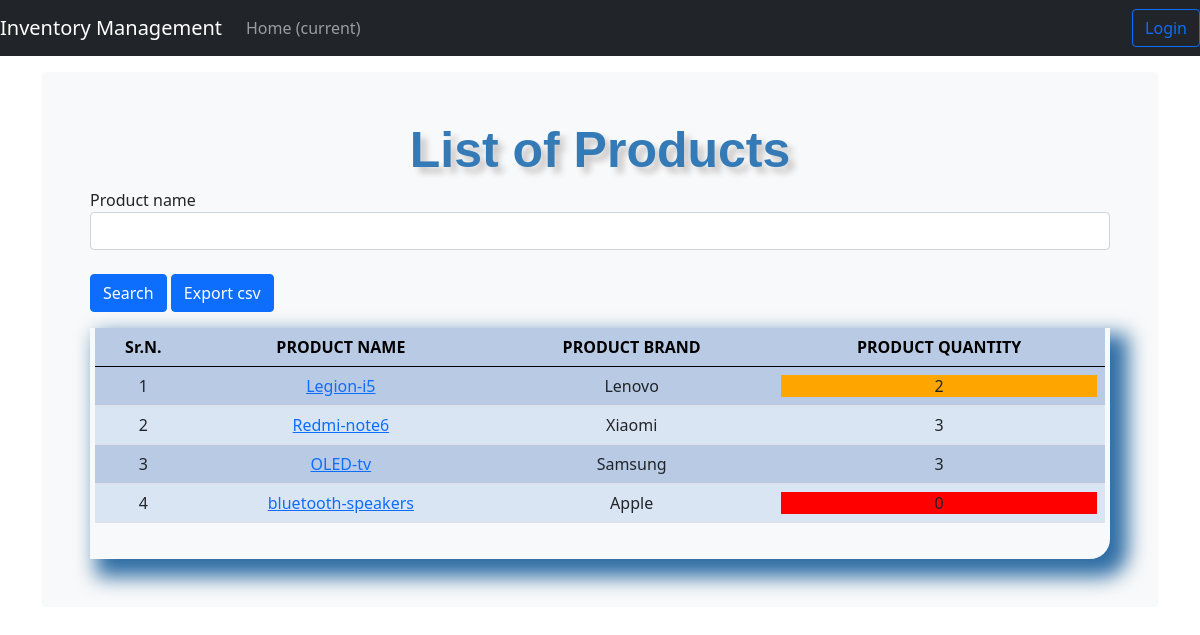
The app's page /sell_products/ with its own data.
### inventory/models.py (models this page shows, shortened)
class Products(models.Model):
	product_name = models.CharField(max_length=50, blank=True, null=True)
	product_brand = models.CharField(max_length=50, blank=True, null=True)
	product_category = models.ForeignKey(Category, on_delete=models.CASCADE, blank=True)
	product_quantity = models.IntegerField(default='0', blank=True, null=True)
	product_reorder = models.IntegerField(default='0', blank=True, null=True)

### inventory/views.py (the view)
# urls.py: path('sell_products/', views.sell_products, name='sell_products'),
def sell_products(request):
	product_counts = []
	title = 'List of Products'
	products = Products.objects.all()
	filt = SearchProduct(request.GET, queryset=products)
	form = SearchProductsForm(request.GET or None)
	for i in range(len(products)):
		product_counts.append((products[i].product_name,Product_items_details.objects.filter(product_item_name=products[i], product_sold=False).count()))
	for i in range(len(product_counts)):
		product_details = Products.objects.get(product_name=product_counts[i][0])
		product_details.product_quantity = product_counts[i][1]
		product_details.save()
	context = {
		'title': title,
		'products': products,
		'filter': filt,
		'form': form,
		'product_counts': product_counts,
	}
	return render(request, 'sell_products.html', context)

### inventory/forms.py
class SearchProductsForm(forms.ModelForm):
	class Meta:
		model = Products
		fields = ['product_name']

### inventory/templates/sell_products.html (shortened to what this page needs)
{% load static %}
{% include 'navbar.html' %}
{% load crispy_forms_tags %}
<!doctype html>
<html lang="en">
  <head>
<link href="/docs/5.0/dist/css/bootstrap.min.css" rel="stylesheet">
<link rel="stylesheet" type="text/css" href="{% static 'css/stylesheet.css' %}">
<link rel="stylesheet" type="text/css" href="{% static 'css/bootstrap.min.css' %}">
    <link href="{% static 'css/navbar-top-fixed.css' %}" rel="stylesheet">
  </head>
  <body>
<main class="container">
  <div class="bg-light p-5 rounded">
    <h1 class="header">{{title}}</h1>
    <form method='GET' action=''>{% csrf_token %}
      {{filter.form|crispy}}
      <br>
      <input type="submit" value='Search' class="btn btn-primary"/>
      <a href="/selproduct_csv" class="btn btn-primary"> Export csv</a>
    </form>
  <div class="display_table">
    <table class="table">
    <thead>
      <th class="table_head">Sr.N.</th>
      <th class="table_head">PRODUCT NAME</th>
      <th class="table_head">PRODUCT BRAND</th>
      <th class="table_head">PRODUCT QUANTITY</th>
    </thead>
    {% for i in filter.qs %}
    <tr>
      <td class="fs-6">{{forloop.counter}}</td>
      <td class="fs-6"><a href="{% url 'sell_qty' i.id %}">{{i.product_name}}</a></td>
      <td class="fs-6">{{i.product_brand}}</td>
      {% if i.product_quantity <= i.product_reorder %}
        {% if i.product_quantity == 0 %}
          <td class="fs-6"><div style="background-color: red">{{i.product_quantity}}</div></td>
        {% else %}
          <td class="fs-6"><div style="background-color: orange">{{i.product_quantity}}</div></td>
        {% endif %}
      {% else %}
        <td class="fs-6">{{i.product_quantity}}</td>
      {% endif %}
    </tr>
    {% endfor %}
  </table>
  </div>
  </div>
</main>
  </body>
</html>

### inventory/static/css/stylesheet.css (style rules this page uses)
body { background-color: #34eb6b; }
.table { font-size: 13px; text-align: center; width: 95%; margin: auto; }
.table tr:nth-child(odd) { background: #B8CAE4 }
.table tr:nth-child(even) { background: #dae5f4 }
th { background-color: #337ab7; color: white; }
.display_table { border-bottom-right-radius: 20px; padding-left: 5px; padding-right: 5px; padding-bottom: 20px; box-shadow: 12px 12px 20px 6px #2e6da4; }
.header { font-family: helvetica; color: #337ab7; font-size: 50px; text-align: center; width: 100%; text-shadow: 6px 6px 6px #c9c6c6; display: block; font-weight: bolder; }
.table_head { color: black; font-size: 16px; }

### inventory/static/css/navbar-top-fixed.css (style rules this page uses)
body { min-height: 75rem; padding-top: 4.5rem; }

### records on screen
Products: product_name "Legion-i5", product_brand "Lenovo", product_quantity "2"
Products: product_name "Redmi-note6", product_brand "Xiaomi", product_quantity "3"
Products: product_name "OLED-tv", product_brand "Samsung", product_quantity "3"
Products: product_name "bluetooth-speakers", product_brand "Apple", product_quantity "0"

### other values on screen
{{ title }} "List of Products"
